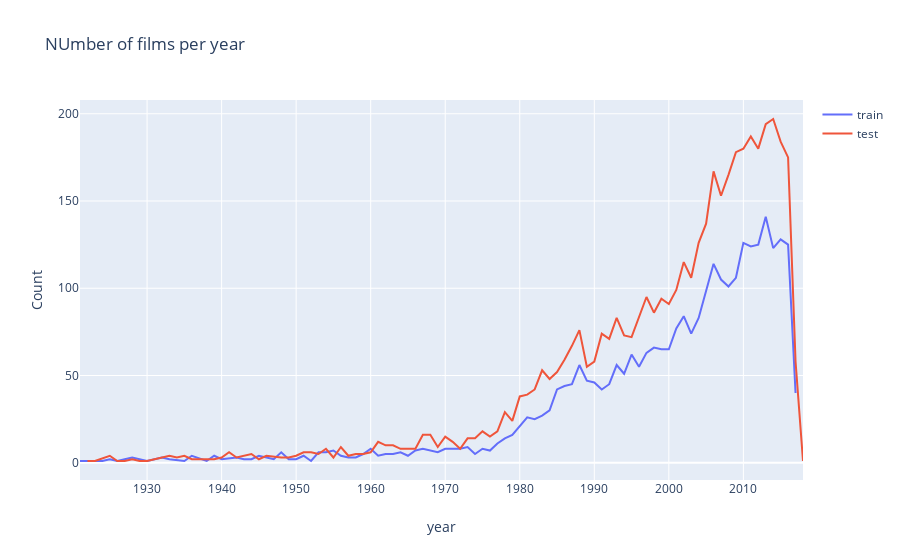

The notebook cell this image was saved under:
### Code cell
import plotly.offline as py
py.init_notebook_mode(connected=True)
import plotly.graph_objs as go

data = [go.Scatter(x=d1.index, y=d1.values, name= 'train'), 
       go.Scatter(x = d2.index, y = d2.values, name = 'test')]

layout = go.Layout(dict(title = 'NUmber of films per year',
                       xaxis = dict(title = "year"),
                       yaxis = dict(title = 'Count'),),
                  legend = dict(orientation = 'v'))
py.iplot(dict(data = data, layout = layout))

### Figure 1 — Plotly figure (JSON) as saved in the notebook; plotly's stock layout.template omitted (floating-point values rounded to 4 significant figures)
{"data": [{"name": "train", "type": "scatter", "x": [1921, 1924, 1925, 1926, 1927, 1928, 1930, 1931, 1932, 1933, 1935, 1936, 1938, 1939, 1940, 1942, 1943, 1944, 1945, 1947, 1948, 1949, 1950, 1951, 1952, 1953, 1954, 1955, 1956, 1957, 1958, 1959, 1960, 1961, 1962, 1963, 1964, 1965, 1966, 1967, 1968, 1969, 1970, 1971, 1972, 1973, 1974, 1975, 1976, 1977, 1978, 1979, 1980, 1981, 1982, 1983, 1984, 1985, 1986, 1987, 1988, 1989, 1990, 1991, 1992, 1993, 1994, 1995, 1996, 1997, 1998, 1999, 2000, 2001, 2002, 2003, 2004, 2005, 2006, 2007, 2008, 2009, 2010, 2011, 2012, 2013, 2014, 2015, 2016, 2017], "y": [1, 1, 2, 1, 2, 3, 1, 2, 3, 2, 1, 4, 1, 4, 2, 3, 2, 2, 4, 2, 6, 2, 2, 4, 1, 6, 6, 7, 4, 3, 3, 5, 8, 4, 5, 5, 6, 4, 7, 8, 7, 6, 8, 8, 8, 9, 5, 8, 7, 11, 14, 16, 21, 26, 25, 27, 30, 42, 44, 45, 56, 47, 46, 42, 45, 56, 51, 62, 55, 63, 66, 65, 65, 77, 84, 74, 83, 99, 114, 105, 101, 106, 126, 124, 125, 141, 123, 128, 125, 40]}, {"name": "test", "type": "scatter", "x": [1922, 1923, 1925, 1926, 1927, 1928, 1929, 1930, 1931, 1933, 1934, 1935, 1936, 1937, 1938, 1939, 1940, 1941, 1942, 1944, 1945, 1946, 1948, 1949, 1950, 1951, 1952, 1953, 1954, 1955, 1956, 1957, 1958, 1959, 1960, 1961, 1962, 1963, 1964, 1965, 1966, 1967, 1968, 1969, 1970, 1971, 1972, 1973, 1974, 1975, 1976, 1977, 1978, 1979, 1980, 1981, 1982, 1983, 1984, 1985, 1986, 1987, 1988, 1989, 1990, 1991, 1992, 1993, 1994, 1995, 1996, 1997, 1998, 1999, 2000, 2001, 2002, 2003, 2004, 2005, 2006, 2007, 2008, 2009, 2010, 2011, 2012, 2013, 2014, 2015, 2016, 2017, 2018], "y": [1, 1, 4, 1, 1, 2, 1, 1, 2, 4, 3, 4, 2, 2, 2, 2, 3, 6, 3, 5, 2, 4, 3, 3, 4, 6, 6, 5, 8, 3, 9, 4, 5, 5, 6, 12, 10, 10, 8, 8, 8, 16, 16, 9, 15, 12, 8, 14, 14, 18, 15, 18, 29, 24, 38, 39, 42, 53, 48, 52, 59, 67, 76, 55, 58, 74, 71, 83, 73, 72, 83, 95, 86, 94, 91, 99, 115, 106, 126, 137, 167, 153, 165, 178, 180, 187, 180, 194, 197, 184, 175, 58, 1]}], "layout": {"legend": {"orientation": "v"}, "title": {"text": "NUmber of films per year"}, "xaxis": {"title": {"text": "year"}}, "yaxis": {"title": {"text": "Count"}}}}
